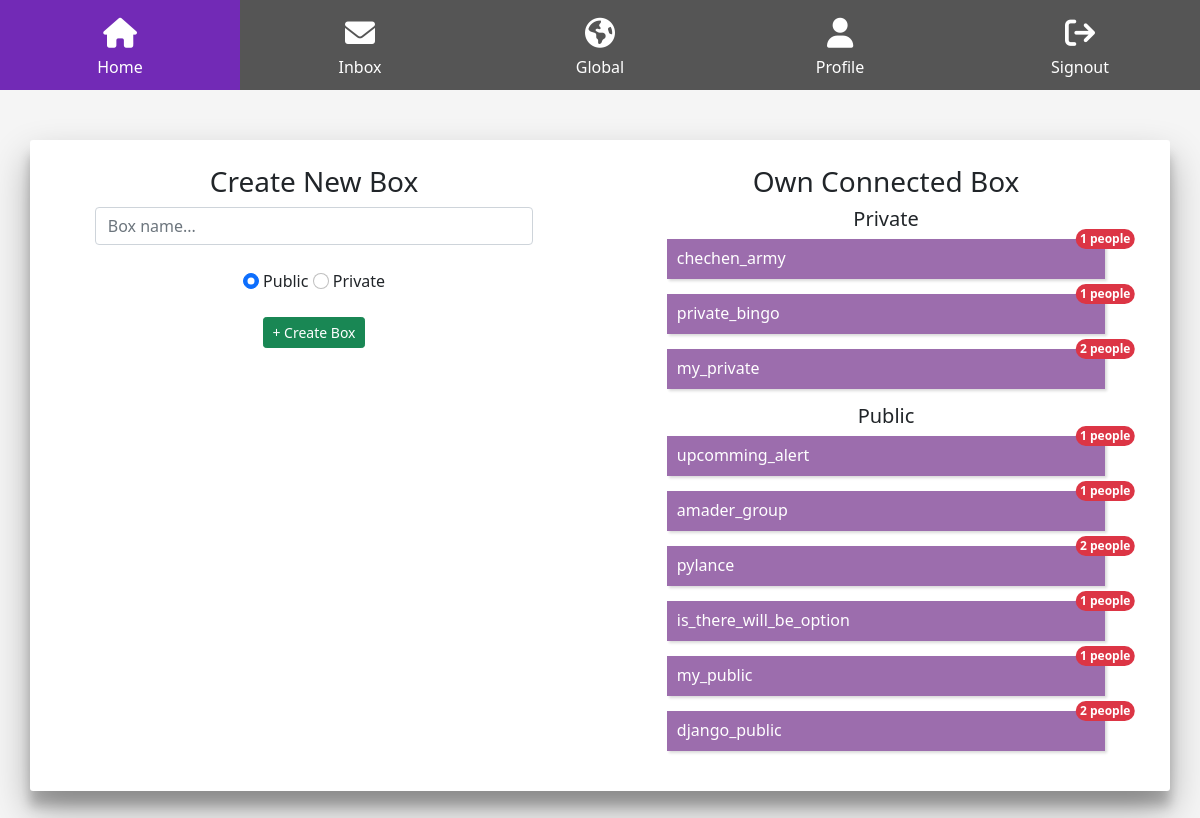
/chat/inbox/ (signed in), run on the app's committed database.
### chat/models.py (models this page shows, shortened)
class ChatRoom(models.Model):
     name = models.CharField(max_length=255,unique=True, blank=False)
     users = models.ManyToManyField(settings.AUTH_USER_MODEL, blank=True, help_text="users who are connected to the chat")
     mode = models.BooleanField(default=False)
     key = models.CharField(max_length=100,unique=True,blank=True)

### chat/views.py (the view, shortened to what this page needs)
# urls.py: path('inbox/', views.Inbox.as_view() , name='inbox'),
class Inbox(LoginRequiredMixin, View):
     def get(self, request):
          c_user = request.user
          my_rooms = ChatRoom.objects.filter(users__username=c_user)
          return render(request, 'inbox.html', context={'my_rooms':my_rooms})

### chat/templates/inbox.html (shortened to what this page needs)
{% extends 'base.html' %}
{% load static %}
{% block body_block %}
<div class="container app-box">
     <div class="row">
          <div class="col-md-6">
               <h3>Create New Box</h3>
               <center>
               <form style="width: 80%;" method="POST">
                    <input type="text" class="form-control" name="name" placeholder="Box name..."><br>
                    <input class="form-check-input" type="radio"id="pub" name="mode" value="False" checked>
                    <label class="form-check-label" for="pub">Public</label>
                    <input class="form-check-input" type="radio" id="pri" name="mode" value="True">
                    <label class="form-check-label" for="pri">Private</label><br><br>
                    <button type="submit" class="btn btn-sm btn-success">+ Create Box</button>
               </form>
               </center>
          </div>
          <div class="col-md-6">
               <center>
               <h3>Own Connected Box</h3>
               <div class="room_list">
                    <h5 class="text-left">Private</h5>
                    {% for room in my_rooms %}
                         {% if room.mode == True %}
                              <a href="{% url 'chat:room' room_name=room.name %}"><h6 style="text-align: left;" class="position-relative">{{room.name}}<span class="position-absolute top-0 start-100 translate-middle badge rounded-pill bg-danger p-1">{{room.users.count}} people</span></h6></a>
                         {% endif %}
                    {% endfor %}
                    <h5 class="text-left">Public</h5>
                    {% for room in my_rooms %}
                         {% if room.mode == False %}
                              <a href="{% url 'chat:room' room_name=room.name %}"><h6 style="text-align: left;" class="position-relative">{{room.name}}<span class="position-absolute top-0 start-100 translate-middle badge rounded-pill bg-danger p-1">{{room.users.count}} people</span></h6></a>
                         {% endif %}
                    {% endfor %}
               </div>
               </center>
          </div>
     </div>
</div>
{% endblock %}

### templates/base.html (shortened to what this page needs)
{% load static %}
<!DOCTYPE html>
<html lang="en">
<head>
     <link href="https://cdn.jsdelivr.net/npm/bootstrap@5.1.3/dist/css/bootstrap.min.css" rel="stylesheet"
>
     <link rel="stylesheet" href="https://cdnjs.cloudflare.com/ajax/libs/font-awesome/6.0.0/css/all.min.css"
 />
     <link rel="stylesheet" type="text/css" href="{% static 'css/style.css' %}">
</head>
<body>
     {% if request.user.is_authenticated %}
          {% include 'nav.html' %}
     {% endif %}
     {% block body_block %}
     {% endblock %}
</body>
</html>

### templates/nav.html
<div class="icon-bar">
    <a class="active" href="{% url 'chat:home' %}"><i class="fa fa-home"></i><br><p>Home</p></a>
    <a href="{% url 'chat:inbox' %}"><i class="fa fa-envelope"></i><br><p>Inbox</p></a>
    <a href="{% url 'chat:global' %}"><i class="fa-solid fa-earth-americas"></i><br><p>Global</p></a>
    <a href="{% url 'chat:profile'%}"><i class="fa fa-user"></i><br><p>Profile</p></a>
    <a href="{% url 'account:sign_out' %}"><i class="fa-solid fa-arrow-right-from-bracket"></i><br><p>Signout</p></a>
</div>

### static/css/style.css (style rules this page uses)
body { background-color: #f5f5f5; }
.icon-bar { width: 100%; background-color: #555; overflow: auto; height: 90px; }
.icon-bar a { float: left; width: 20%; text-align: center; padding: 10px 0; transition: all 0.3s ease; color: white; font-size: 30px; text-decoration: none; }
.icon-bar a p { font-size: 1rem; }
.active { background-color: rgb(114, 42, 182); }
.app-box { width: 100vw; margin: 50px auto; padding: 25px 10px; background-color: #ffffff; border-radius: 3px; text-align: center; box-shadow: 0 19px 38px rgba(0,0,0,0.30), 0 15px 12px rgba(0, 0, 0, 0.22); }
.room_list h6 { height: 40px; width: 80%; background-color: rgb(156, 109, 173);padding: 10px; box-shadow: rgba(0, 0, 0, 0.15) 1.95px 1.95px 2.6px; color: white; margin-bottom: 15px; }
.room_list a { text-decoration: none; }

### data on the page
ChatRoom: name "chechen_army", users.count "1"
ChatRoom: name "private_bingo", users.count "1"
ChatRoom: name "my_private", users.count "2"
ChatRoom: name "upcomming_alert", users.count "1"
ChatRoom: name "amader_group", users.count "1"
ChatRoom: name "pylance", users.count "2"
ChatRoom: name "is_there_will_be_option", users.count "1"
ChatRoom: name "my_public", users.count "1"
ChatRoom: name "django_public", users.count "2"
